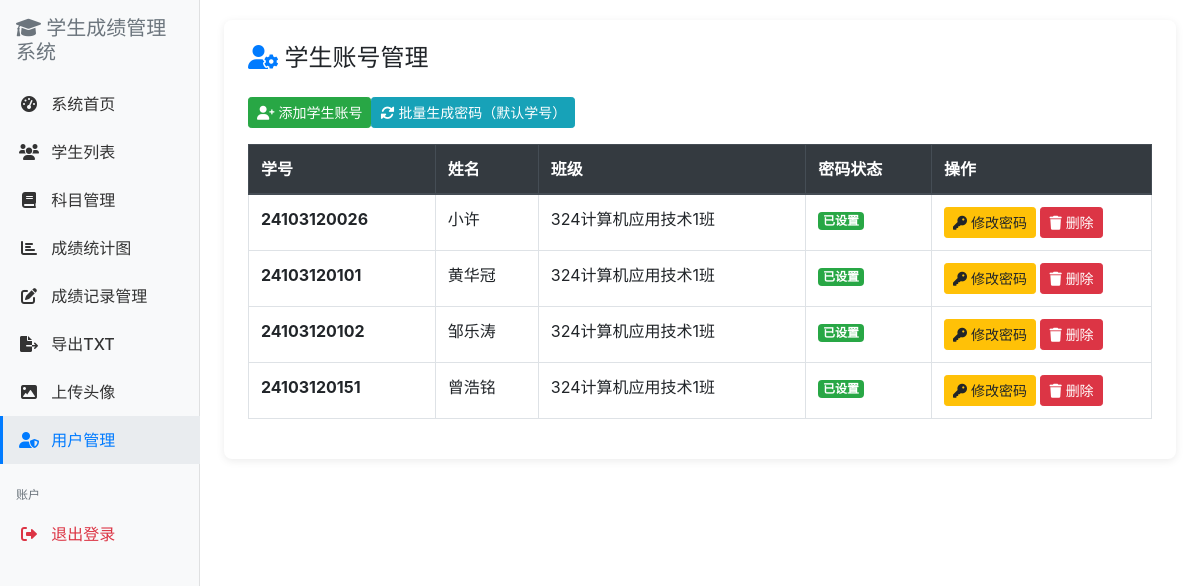
The page /admin.php?action=user_manage (signed in) on the database its author committed.
### tables this page shows
CREATE TABLE `student` (
  `id` int(11) NOT NULL,
  `student_id` varchar(20) NOT NULL COMMENT '学号',
  `name` varchar(50) NOT NULL COMMENT '姓名',
  `gender` enum('男','女') DEFAULT '男' COMMENT '性别',
  `class` varchar(50) DEFAULT NULL COMMENT '班级',
  `chinese` decimal(5,1) DEFAULT '0.0' COMMENT '语文',
  `math` decimal(5,1) DEFAULT '0.0' COMMENT '数学',
  `english` decimal(5,1) DEFAULT '0.0' COMMENT '英语',
  `total` decimal(6,1) DEFAULT '0.0' COMMENT '总分',
  `average` decimal(5,1) DEFAULT '0.0' COMMENT '平均分',
  `level` varchar(20) DEFAULT '待提高' COMMENT '等级',
  `avatar` varchar(255) DEFAULT NULL,
  `password` varchar(255) DEFAULT NULL COMMENT '登录密码（哈希）'
);

### user_manage_content.php (the view, shortened to what this page needs)
<?php
$result = $conn->query("SELECT student_id, name, class, password FROM student ORDER BY student_id");
?>
<div class="page-card">
  <h4 class="mb-4">
    <i class="fas fa-user-cog text-primary"></i> 学生账号管理
  </h4>
  <div class="mb-3 d-flex flex-wrap gap-2">
    <button class="btn btn-success btn-sm" data-toggle="modal" data-target="#addStudentModal">
      <i class="fas fa-user-plus"></i> 添加学生账号
    </button>
    <a href="?action=user_manage&batch_gen_pwd=1" class="btn btn-info btn-sm"
       onclick="return confirm('将为所有尚未设置密码的学生设置密码（密码为学号），确认执行？')">
      <i class="fas fa-sync-alt"></i> 批量生成密码（默认学号）
    </a>
  </div>
  <?php if ($result && $result->num_rows > 0): ?>
  <div class="table-responsive">
    <table class="table table-bordered table-hover">
      <thead class="thead-dark">
        <tr>
          <th>学号</th>
          <th>姓名</th>
          <th>班级</th>
          <th>密码状态</th>
          <th style="width:220px;">操作</th>
        </tr>
      </thead>
      <tbody>
      <?php while ($row = $result->fetch_assoc()): ?>
        <tr>
          <td><strong><?php echo htmlspecialchars($row['student_id']); ?></strong></td>
          <td><?php echo htmlspecialchars($row['name']); ?></td>
          <td><?php echo htmlspecialchars($row['class']); ?></td>
          <td>
            <?php if (!empty($row['password'])): ?>
            <span class="badge badge-success">已设置</span>
            <?php else: ?>
            <span class="badge badge-secondary">未设置</span>
            <?php endif; ?>
          </td>
          <td>
            <button class="btn btn-warning btn-sm" data-toggle="modal"
                    data-target="#pwdModal<?php echo $row['student_id']; ?>">
              <i class="fas fa-key"></i> 修改密码
            </button>
            <form method="post" style="display:inline;"
                  onsubmit="return confirm('确认删除学生【<?php echo htmlspecialchars($row['name']); ?>】？\n⚠️ 该生的所有成绩也会被删除！')">
              <button type="submit" class="btn btn-danger btn-sm">
                <i class="fas fa-trash"></i> 删除
              </button>
            </form>
          </td>
        </tr>
      <?php endwhile; ?>
      </tbody>
    </table>
  </div>
  <?php endif; ?>
</div>

### admin.php (style rules this page uses)
.page-card { background: #fff; padding: 24px; border-radius: 8px; box-shadow: 0 2px 8px rgba(0,0,0,.08); }

### rows shown on the page
student: student "24103120026", name "小许", class "324计算机应用技术1班", shows "已设置"
student: student "24103120101", name "黄华冠", class "324计算机应用技术1班", shows "已设置"
student: student "24103120102", name "邹乐涛", class "324计算机应用技术1班", shows "已设置"
student: student "24103120151", name "曾浩铭", class "324计算机应用技术1班", shows "已设置"
